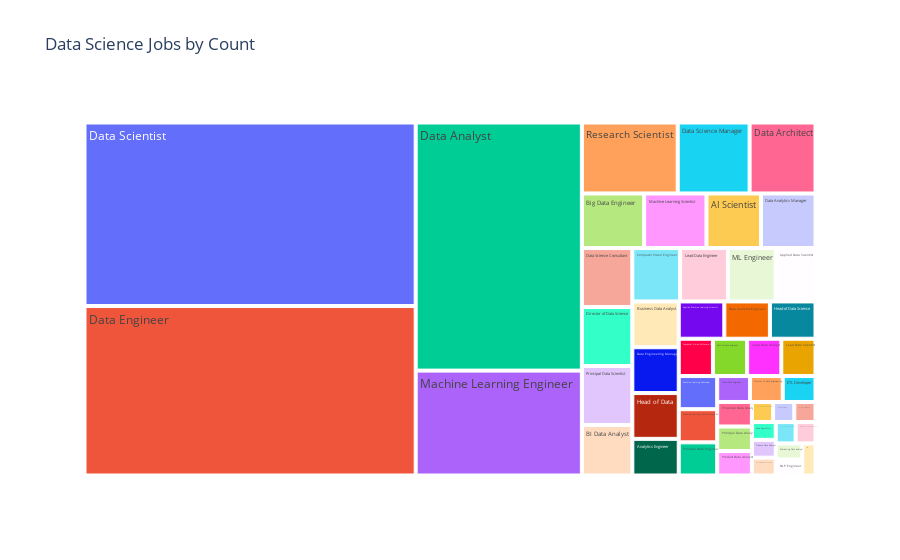

Here is the notebook cell this chart was saved with:
### Code cell
#Data Science jobs using T
jobs= px.treemap(df,path=['job_title'],title="Data Science Jobs by Count")
jobs.show()

### Figure 1 — Plotly figure (JSON) as saved in the notebook; plotly's stock layout.template omitted (floating-point values rounded to 4 significant figures)
{"data": [{"branchvalues": "total", "domain": {"x": [0, 1], "y": [0, 1]}, "hovertemplate": "labels=%{label}<br>count=%{value}<br>parent=%{parent}<br>id=%{id}<extra></extra>", "ids": ["3D Computer Vision Researcher", "AI Scientist", "Analytics Engineer", "Applied Data Scientist", "Applied Machine Learning Scientist", "BI Data Analyst", "Big Data Architect", "Big Data Engineer", "Business Data Analyst", "Cloud Data Engineer", "Computer Vision Engineer", "Computer Vision Software Engineer", "Data Analyst", "Data Analytics Engineer", "Data Analytics Lead", "Data Analytics Manager", "Data Architect", "Data Engineer", "Data Engineering Manager", "Data Science Consultant", "Data Science Engineer", "Data Science Manager", "Data Scientist", "Data Specialist", "Director of Data Engineering", "Director of Data Science", "ETL Developer", "Finance Data Analyst", "Financial Data Analyst", "Head of Data", "Head of Data Science", "Head of Machine Learning", "Lead Data Analyst", "Lead Data Engineer", "Lead Data Scientist", "Lead Machine Learning Engineer", "ML Engineer", "Machine Learning Developer", "Machine Learning Engineer", "Machine Learning Infrastructure Engineer", "Machine Learning Manager", "Machine Learning Scientist", "Marketing Data Analyst", "NLP Engineer", "Principal Data Analyst", "Principal Data Engineer", "Principal Data Scientist", "Product Data Analyst", "Research Scientist", "Staff Data Scientist"], "labels": ["3D Computer Vision Researcher", "AI Scientist", "Analytics Engineer", "Applied Data Scientist", "Applied Machine Learning Scientist", "BI Data Analyst", "Big Data Architect", "Big Data Engineer", "Business Data Analyst", "Cloud Data Engineer", "Computer Vision Engineer", "Computer Vision Software Engineer", "Data Analyst", "Data Analytics Engineer", "Data Analytics Lead", "Data Analytics Manager", "Data Architect", "Data Engineer", "Data Engineering Manager", "Data Science Consultant", "Data Science Engineer", "Data Science Manager", "Data Scientist", "Data Specialist", "Director of Data Engineering", "Director of Data Science", "ETL Developer", "Finance Data Analyst", "Financial Data Analyst", "Head of Data", "Head of Data Science", "Head of Machine Learning", "Lead Data Analyst", "Lead Data Engineer", "Lead Data Scientist", "Lead Machine Learning Engineer", "ML Engineer", "Machine Learning Developer", "Machine Learning Engineer", "Machine Learning Infrastructure Engineer", "Machine Learning Manager", "Machine Learning Scientist", "Marketing Data Analyst", "NLP Engineer", "Principal Data Analyst", "Principal Data Engineer", "Principal Data Scientist", "Product Data Analyst", "Research Scientist", "Staff Data Scientist"], "name": "", "parents": ["", "", "", "", "", "", "", "", "", "", "", "", "", "", "", "", "", "", "", "", "", "", "", "", "", "", "", "", "", "", "", "", "", "", "", "", "", "", "", "", "", "", "", "", "", "", "", "", "", ""], "type": "treemap", "values": [1, 7, 4, 5, 4, 6, 1, 8, 5, 2, 6, 3, 97, 4, 1, 7, 11, 132, 5, 7, 3, 12, 143, 1, 2, 7, 2, 1, 2, 5, 4, 1, 3, 6, 3, 1, 6, 3, 41, 3, 1, 8, 1, 1, 2, 3, 7, 2, 16, 1]}], "layout": {"legend": {"tracegroupgap": 0}, "title": {"text": "Data Science Jobs by Count"}}}
